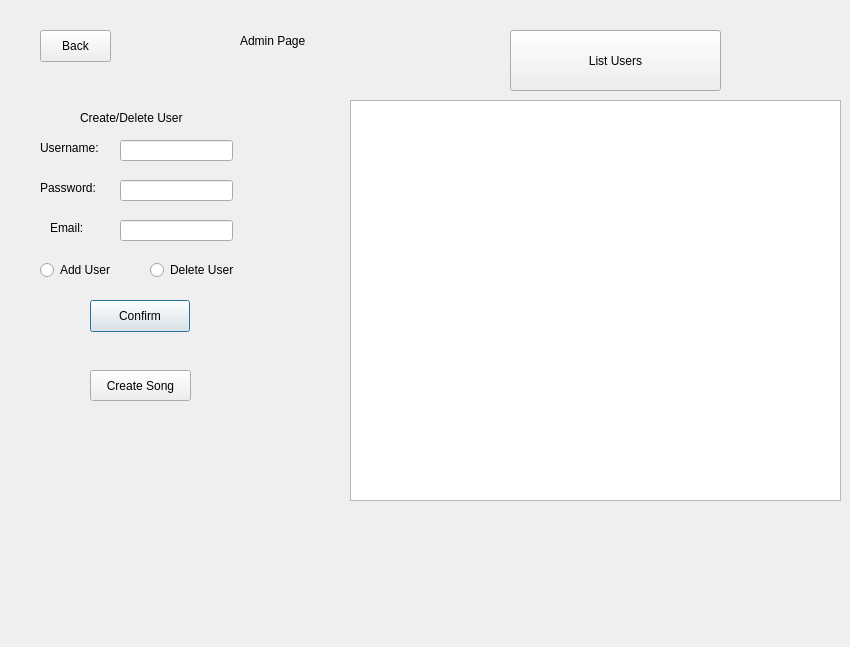
<?xml version="1.0" encoding="UTF-8"?>
<ui version="4.0">
 <class>Admin</class>
 <widget class="QDialog" name="Admin">
  <property name="geometry">
   <rect>
    <x>0</x>
    <y>0</y>
    <width>850</width>
    <height>647</height>
   </rect>
  </property>
  <property name="windowTitle">
   <string>Dialog</string>
  </property>
  <widget class="QLabel" name="label_admin">
   <property name="geometry">
    <rect>
     <x>240</x>
     <y>10</y>
     <width>261</width>
     <height>61</height>
    </rect>
   </property>
   <property name="text">
    <string>Admin Page</string>
   </property>
  </widget>
  <widget class="QLabel" name="label_username">
   <property name="geometry">
    <rect>
     <x>40</x>
     <y>140</y>
     <width>71</width>
     <height>16</height>
    </rect>
   </property>
   <property name="text">
    <string>Username:</string>
   </property>
  </widget>
  <widget class="QLabel" name="label_password">
   <property name="geometry">
    <rect>
     <x>40</x>
     <y>180</y>
     <width>71</width>
     <height>16</height>
    </rect>
   </property>
   <property name="text">
    <string>Password:</string>
   </property>
  </widget>
  <widget class="QLabel" name="label_email">
   <property name="geometry">
    <rect>
     <x>50</x>
     <y>220</y>
     <width>58</width>
     <height>16</height>
    </rect>
   </property>
   <property name="text">
    <string>Email:</string>
   </property>
  </widget>
  <widget class="QLineEdit" name="lineEdit_username">
   <property name="geometry">
    <rect>
     <x>120</x>
     <y>140</y>
     <width>113</width>
     <height>21</height>
    </rect>
   </property>
  </widget>
  <widget class="QLineEdit" name="lineEdit_password">
   <property name="geometry">
    <rect>
     <x>120</x>
     <y>180</y>
     <width>113</width>
     <height>21</height>
    </rect>
   </property>
  </widget>
  <widget class="QLineEdit" name="lineEdit_email">
   <property name="geometry">
    <rect>
     <x>120</x>
     <y>220</y>
     <width>113</width>
     <height>21</height>
    </rect>
   </property>
  </widget>
  <widget class="QPushButton" name="pushButton_confirm">
   <property name="geometry">
    <rect>
     <x>90</x>
     <y>300</y>
     <width>100</width>
     <height>32</height>
    </rect>
   </property>
   <property name="text">
    <string>Confirm</string>
   </property>
  </widget>
  <widget class="QRadioButton" name="radioButton_addUser">
   <property name="geometry">
    <rect>
     <x>40</x>
     <y>260</y>
     <width>99</width>
     <height>20</height>
    </rect>
   </property>
   <property name="text">
    <string>Add User</string>
   </property>
  </widget>
  <widget class="QRadioButton" name="radioButton_deleteUser">
   <property name="geometry">
    <rect>
     <x>150</x>
     <y>260</y>
     <width>99</width>
     <height>20</height>
    </rect>
   </property>
   <property name="text">
    <string>Delete User</string>
   </property>
  </widget>
  <widget class="QPushButton" name="pushButton_listUsers">
   <property name="geometry">
    <rect>
     <x>510</x>
     <y>30</y>
     <width>211</width>
     <height>61</height>
    </rect>
   </property>
   <property name="text">
    <string>List Users</string>
   </property>
  </widget>
  <widget class="QLabel" name="label_createDelete">
   <property name="geometry">
    <rect>
     <x>80</x>
     <y>110</y>
     <width>121</width>
     <height>16</height>
    </rect>
   </property>
   <property name="text">
    <string>Create/Delete User</string>
   </property>
  </widget>
  <widget class="QListWidget" name="listWidget_users">
   <property name="geometry">
    <rect>
     <x>350</x>
     <y>100</y>
     <width>491</width>
     <height>401</height>
    </rect>
   </property>
  </widget>
  <widget class="QPushButton" name="CreateSong">
   <property name="geometry">
    <rect>
     <x>90</x>
     <y>370</y>
     <width>101</width>
     <height>31</height>
    </rect>
   </property>
   <property name="text">
    <string>Create Song</string>
   </property>
  </widget>
  <widget class="QPushButton" name="pushButton_back">
   <property name="geometry">
    <rect>
     <x>40</x>
     <y>30</y>
     <width>71</width>
     <height>32</height>
    </rect>
   </property>
   <property name="text">
    <string>Back</string>
   </property>
  </widget>
 </widget>
 <resources/>
 <connections/>
</ui>
